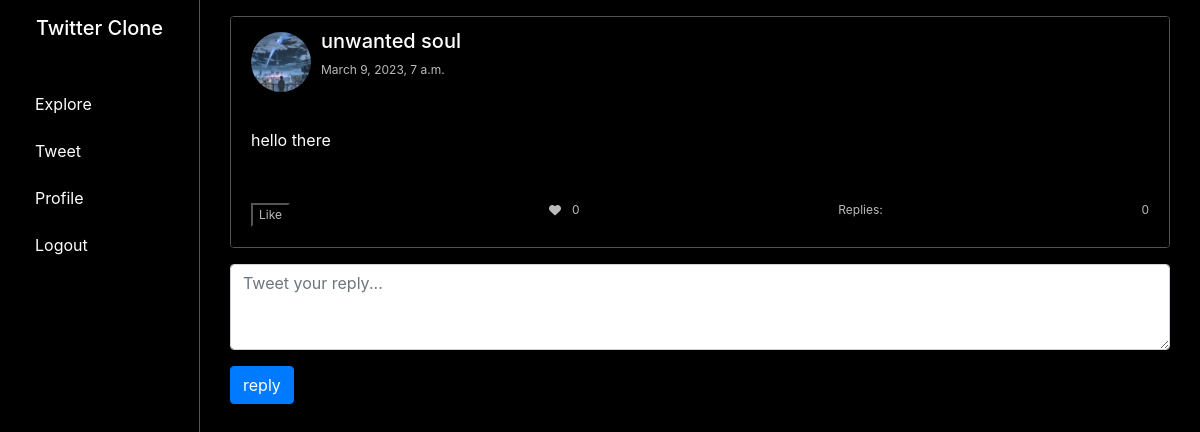
/tweet/17 (signed in), run on the app's committed database.
### twitter/models.py (models this page shows, shortened)
class Tweet(models.Model):
    user = models.ForeignKey(Profile,on_delete=models.CASCADE)
    content = models.TextField(max_length=300)
    created_time = models.DateTimeField(auto_now_add=True)
    replycount = models.IntegerField(default=0)
    likes = models.ManyToManyField(Profile,related_name='tweet_likes')
    image = models.ImageField(upload_to='tweetimg/',blank=True,null=True)
    def totallike(self):
        return self.likes.count()

class Profile(models.Model):
    pic = models.ImageField(upload_to='media/',default='default.jpg')
    user = models.OneToOneField(User,on_delete=models.CASCADE)
    birth_date = models.DateField(null=True,blank=True)
    bio = models.TextField(max_length=200,blank=True)
    creation_date = models.DateTimeField(auto_now_add=True,blank= True)

### twitter/views.py (the view, shortened to what this page needs)
# urls.py: path('tweet/<int:tweetid>',views.tweet),
def tweet(request,**kwargs):
	tweetid = kwargs["tweetid"]
	tweet = get_object_or_404(Tweet,id=tweetid)
	if request.user.is_authenticated:
		if request.method == "GET":
			replies = Comment.objects.filter(tweet = tweet).order_by('-created_time')
			return render(request,"twitter/tweet.html",{'tweet':tweet,'replies':replies,'replycount':len(replies)})
	else:
		return redirect(resolve_url("Home"))

### twitter/templates/twitter/tweet.html (shortened to what this page needs)
{% extends './base.html' %}
{% block content %}
<div class="container mt-3">
<div class="card mb-3">
  <div class="card-header d-flex align-items-center">
    <img class="profile-pic" src="{{ tweet.user.pic.url }}" alt="Profile Pic">
    <div>
<a  href="{% url 'user'%}@{{tweet.user.user.username}}"><h5>{{tweet.user.user.first_name}} {{tweet.user.user.last_name}}</h5></a>
<p class="tweet-date">{{tweet.created_time}}</p>
</div>
</div>
<div class="card-body">
<p>{{tweet.content}}</p>
</div>
<div class="card-footer d-flex justify-content-between">
<form action="{% url 'like' %}" method="POST">
  <button type="submit", name="ID" style="background-color: black
  ;" class="tweet-date" value="{{ tweet.id }}">Like</button>
</form>
<p class="tweet-date">
  <i class="fas fa-heart"></i>
  <span class="ml-2">{{tweet.totallike}}</span>
</p>
<p class="tweet-date">Replies:</p>
<p class="tweet-date">{{ tweet.replycount}}</p>
</div>
</div>
<form method="POST">
        <div class="form-group">
        <textarea class="form-control" id="exampleFormControlTextarea1" name="reply" placeholder = "Tweet your reply..." rows="3"></textarea>
        </div>
		<button class="btn btn-primary" type="submit">reply</button>
    </div>
</div>
{% endblock %}

### twitter/templates/twitter/tweet.html (style rules this page uses)
body { background-color: black; color: #333; }
a { color: white; text-decoration: none; cursor: text; cursor: pointer; }
.card { background-color: black ; border-style: border; border-color: #505458; }
.card-header { background-color: black; display: flex; align-items: center; color: while; }
.card-footer { background-color: black; color: white; }
.tweet-date { font-size: 12px; color: #bbb; }
.profile-pic { width: 60px; height: 60px; border-radius: 50%; margin-right: 10px; }

### twitter/templates/twitter/base.html (style rules this page uses)
body { background-color: black; color: white; }

### data on the page
Tweet: user.pic (picture), user.user.first_name "unwanted", user.user.last_name "soul", created_time "March 9, 2023, 7 a.m.", content "hello there", totallike "0", replycount "0"
